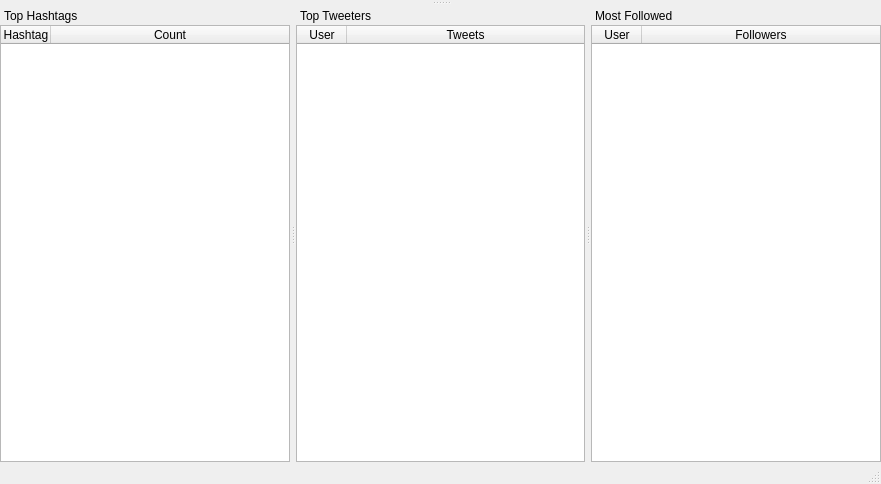
<?xml version="1.0" encoding="UTF-8"?>
<ui version="4.0">
 <class>MainWindow</class>
 <widget class="QMainWindow" name="MainWindow">
  <property name="geometry">
   <rect>
    <x>0</x>
    <y>0</y>
    <width>881</width>
    <height>484</height>
   </rect>
  </property>
  <property name="windowTitle">
   <string>AnalyTwics</string>
  </property>
  <widget class="QWidget" name="centralwidget">
   <property name="sizePolicy">
    <sizepolicy hsizetype="Preferred" vsizetype="Maximum">
     <horstretch>0</horstretch>
     <verstretch>0</verstretch>
    </sizepolicy>
   </property>
   <property name="maximumSize">
    <size>
     <width>16777215</width>
     <height>0</height>
    </size>
   </property>
   <layout class="QHBoxLayout" name="horizontalLayout"/>
  </widget>
  <widget class="QMenuBar" name="menubar">
   <property name="geometry">
    <rect>
     <x>0</x>
     <y>0</y>
     <width>881</width>
     <height>22</height>
    </rect>
   </property>
  </widget>
  <widget class="QStatusBar" name="statusbar"/>
  <widget class="QDockWidget" name="dockWidget">
   <property name="sizePolicy">
    <sizepolicy hsizetype="Preferred" vsizetype="MinimumExpanding">
     <horstretch>0</horstretch>
     <verstretch>0</verstretch>
    </sizepolicy>
   </property>
   <property name="features">
    <set>QDockWidget::DockWidgetMovable</set>
   </property>
   <property name="allowedAreas">
    <set>Qt::BottomDockWidgetArea</set>
   </property>
   <property name="windowTitle">
    <string>Top Hashtags</string>
   </property>
   <attribute name="dockWidgetArea">
    <number>8</number>
   </attribute>
   <widget class="QWidget" name="dockWidgetContents">
    <layout class="QVBoxLayout" name="verticalLayout_2">
     <property name="leftMargin">
      <number>0</number>
     </property>
     <property name="topMargin">
      <number>0</number>
     </property>
     <property name="rightMargin">
      <number>0</number>
     </property>
     <property name="bottomMargin">
      <number>0</number>
     </property>
     <item>
      <widget class="QTableWidget" name="top_hashtags_table">
       <property name="sizePolicy">
        <sizepolicy hsizetype="Expanding" vsizetype="MinimumExpanding">
         <horstretch>0</horstretch>
         <verstretch>0</verstretch>
        </sizepolicy>
       </property>
       <property name="selectionMode">
        <enum>QAbstractItemView::SingleSelection</enum>
       </property>
       <property name="selectionBehavior">
        <enum>QAbstractItemView::SelectRows</enum>
       </property>
       <property name="sortingEnabled">
        <bool>true</bool>
       </property>
       <attribute name="horizontalHeaderDefaultSectionSize">
        <number>50</number>
       </attribute>
       <attribute name="horizontalHeaderStretchLastSection">
        <bool>true</bool>
       </attribute>
       <attribute name="verticalHeaderVisible">
        <bool>false</bool>
       </attribute>
       <column>
        <property name="text">
         <string>Hashtag</string>
        </property>
       </column>
       <column>
        <property name="text">
         <string>Count</string>
        </property>
       </column>
      </widget>
     </item>
    </layout>
   </widget>
  </widget>
  <widget class="QDockWidget" name="dockWidget_2">
   <property name="sizePolicy">
    <sizepolicy hsizetype="Preferred" vsizetype="MinimumExpanding">
     <horstretch>0</horstretch>
     <verstretch>0</verstretch>
    </sizepolicy>
   </property>
   <property name="features">
    <set>QDockWidget::DockWidgetMovable</set>
   </property>
   <property name="allowedAreas">
    <set>Qt::BottomDockWidgetArea</set>
   </property>
   <property name="windowTitle">
    <string>Top Tweeters</string>
   </property>
   <attribute name="dockWidgetArea">
    <number>8</number>
   </attribute>
   <widget class="QWidget" name="dockWidgetContents_2">
    <layout class="QVBoxLayout" name="verticalLayout_3">
     <property name="leftMargin">
      <number>0</number>
     </property>
     <property name="topMargin">
      <number>0</number>
     </property>
     <property name="rightMargin">
      <number>0</number>
     </property>
     <property name="bottomMargin">
      <number>0</number>
     </property>
     <item>
      <widget class="QTableWidget" name="top_tweeters_table">
       <property name="sizePolicy">
        <sizepolicy hsizetype="Expanding" vsizetype="MinimumExpanding">
         <horstretch>0</horstretch>
         <verstretch>0</verstretch>
        </sizepolicy>
       </property>
       <property name="selectionMode">
        <enum>QAbstractItemView::SingleSelection</enum>
       </property>
       <property name="selectionBehavior">
        <enum>QAbstractItemView::SelectRows</enum>
       </property>
       <property name="sortingEnabled">
        <bool>true</bool>
       </property>
       <property name="columnCount">
        <number>2</number>
       </property>
       <attribute name="horizontalHeaderDefaultSectionSize">
        <number>50</number>
       </attribute>
       <attribute name="horizontalHeaderShowSortIndicator" stdset="0">
        <bool>true</bool>
       </attribute>
       <attribute name="horizontalHeaderStretchLastSection">
        <bool>true</bool>
       </attribute>
       <attribute name="verticalHeaderVisible">
        <bool>false</bool>
       </attribute>
       <column>
        <property name="text">
         <string>User</string>
        </property>
       </column>
       <column>
        <property name="text">
         <string>Tweets</string>
        </property>
       </column>
      </widget>
     </item>
    </layout>
   </widget>
  </widget>
  <widget class="QDockWidget" name="dockWidget_3">
   <property name="sizePolicy">
    <sizepolicy hsizetype="Preferred" vsizetype="MinimumExpanding">
     <horstretch>0</horstretch>
     <verstretch>0</verstretch>
    </sizepolicy>
   </property>
   <property name="features">
    <set>QDockWidget::DockWidgetMovable</set>
   </property>
   <property name="allowedAreas">
    <set>Qt::BottomDockWidgetArea</set>
   </property>
   <property name="windowTitle">
    <string>Most Followed</string>
   </property>
   <attribute name="dockWidgetArea">
    <number>8</number>
   </attribute>
   <widget class="QWidget" name="dockWidgetContents_3">
    <layout class="QVBoxLayout" name="verticalLayout">
     <property name="leftMargin">
      <number>0</number>
     </property>
     <property name="topMargin">
      <number>0</number>
     </property>
     <property name="rightMargin">
      <number>0</number>
     </property>
     <property name="bottomMargin">
      <number>0</number>
     </property>
     <item>
      <widget class="QTableWidget" name="most_followed_table">
       <property name="sizePolicy">
        <sizepolicy hsizetype="Expanding" vsizetype="MinimumExpanding">
         <horstretch>0</horstretch>
         <verstretch>0</verstretch>
        </sizepolicy>
       </property>
       <property name="selectionMode">
        <enum>QAbstractItemView::SingleSelection</enum>
       </property>
       <property name="selectionBehavior">
        <enum>QAbstractItemView::SelectRows</enum>
       </property>
       <property name="sortingEnabled">
        <bool>true</bool>
       </property>
       <attribute name="horizontalHeaderDefaultSectionSize">
        <number>50</number>
       </attribute>
       <attribute name="horizontalHeaderShowSortIndicator" stdset="0">
        <bool>true</bool>
       </attribute>
       <attribute name="horizontalHeaderStretchLastSection">
        <bool>true</bool>
       </attribute>
       <attribute name="verticalHeaderVisible">
        <bool>false</bool>
       </attribute>
       <column>
        <property name="text">
         <string>User</string>
        </property>
       </column>
       <column>
        <property name="text">
         <string>Followers</string>
        </property>
       </column>
      </widget>
     </item>
    </layout>
   </widget>
  </widget>
 </widget>
 <resources/>
 <connections/>
</ui>
